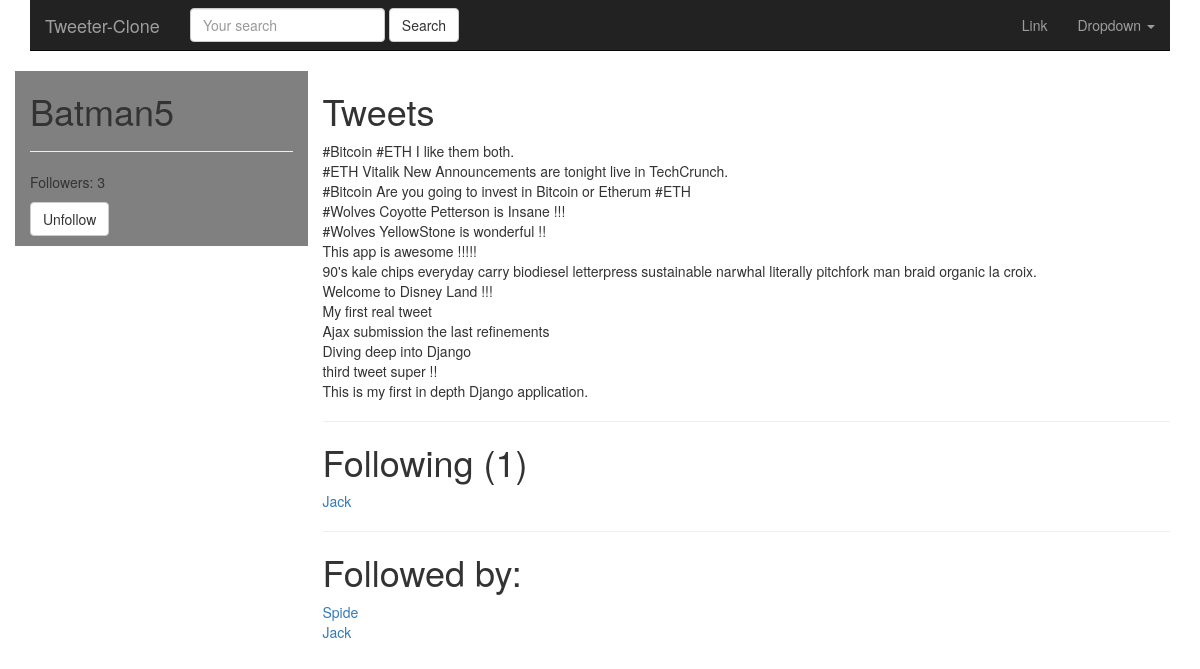
/Batman5/ (signed in), run on the app's committed database.
### tweets/models.py (models this page shows, shortened)
class Tweet(models.Model):
    user        = models.ForeignKey(settings.AUTH_USER_MODEL)
    content     = models.CharField(max_length=255, validators=[validate_content])
    updated     = models.DateTimeField(auto_now=True)
    timestamp   = models.DateTimeField(auto_now_add=True)
    def __str__(self):
        return self.content
    class Meta:
        ordering = ['-timestamp']

### accounts/models.py (models this page shows, shortened)
class UserProfile(models.Model):
    user        = models.OneToOneField(settings.AUTH_USER_MODEL,
                                        related_name='profile')
    following   = models.ManyToManyField(settings.AUTH_USER_MODEL,
                                        blank=True,
                                        related_name='followed_by')
    objects = UserProfileManager()  # UserProfile.objects.all()
    def get_following(self):
        users = self.following.all()
        return users.exclude(username=self.user.username)
    def get_follow_url(self):
        return reverse_lazy('profiles:follow', kwargs={'username':self.user.username})

### accounts/views.py (the view)
# urls.py: url(r'^(?P<username>[\w.@+-]+)/$', UserDetailView.as_view(), name='detail'),
class UserDetailView(DetailView):
    template_name = 'accounts/user_detail.html'
    queryset = User.objects.all()
    def get_object(self):
        return get_object_or_404(
                                User,
                                username__iexact=self.kwargs.get('username')
                                )
    def get_context_data(self, *args, **kwargs):
        context = super(UserDetailView, self).get_context_data(*args, **kwargs)
        following = UserProfile.objects.is_following(self.request.user, self.get_object())
        context['following'] = following
        return context

### accounts/models.py (called while the page is built)
    def all(self):
        qs = self.get_queryset().all()
        try:
            if self.instance:
                qs = qs.exclude(user=self.instance)
        except:
            pass
        return qs

    def is_following(self, user, followed_by_user):
        user_profile, created = UserProfile.objects.get_or_create(user=user)
        if created:
            return False
        if followed_by_user in user_profile.following.all():
            return True
        return False

### accounts/templates/accounts/user_detail.html (shortened to what this page needs)
{% extends "base.html" %}
{% block content %}
<div class='row'>
    <div class='col-sm-3 col-xs-12' style='background-color:grey;'>
        <h1>{{ object.username }} </h1>
        <hr>
        <p>Followers: {{ object.followed_by.count }}</p>
        <p>
          <a class="btn btn-default" href="{{ object.profile.get_follow_url }}">
            {% if following %}Unfollow{% else %}Follow{% endif %}
          </a>
        </p>
    </div>
    <div class='col-sm-9 col-xs-12'>
         <h1>Tweets</h1>
         {% for tweet in object.tweet_set.all %}
         {{ tweet }}<br/>
         {% endfor %}
         <hr>
         <h1>Following ({{ object.profile.get_following.count }})</h1>
         {% for user in object.profile.get_following %}
         <a href="/{{ user.username }}">{{ user.username }}</a><br/>
         {% empty %}
         <h4>Not following any users</h4>
         {% endfor %}
         <hr>
         <h1>Followed by:</h1>
         {% for profile in object.followed_by.all %}
         <a href="/{{ profile.user.username }}">{{ profile.user.username }}</a><br/>
         {% empty %}
         <h4>Not followed by any users</h4>
         {% endfor %}
    </div>
</div>
{% endblock content %}

### templates/base.html (shortened to what this page needs)
{% load static %}
<html lang="en">
  <head>
    <link href="{% static 'css/bootstrap.min.css' %}" rel="stylesheet">
  </head>
  <body>
    <div class="container">
      {% include 'navbar.html' %}
      {% block content %}{% endblock content %}
    </div>
  </body>
</html>

### templates/navbar.html (shortened to what this page needs)
<nav class="navbar navbar-inverse navbar-static-top">
  <div class="container-fluid">
    <div class="navbar-header">
      <a class="navbar-brand" href="{% url 'home' %}">Tweeter-Clone</a>
    </div>
    {% include "tweets/tweet_search.html" %}
    <div class="collapse navbar-collapse" id="bs-example-navbar-collapse-1">
      <ul class="nav navbar-nav navbar-right">
        <li><a href="#">Link</a></li>
        <li class="dropdown">
          <a href="#" class="dropdown-toggle" data-toggle="dropdown"
          role="button" aria-haspopup="true" aria-expanded="false">Dropdown
          <span class="caret"></span></a>
        </li>
      </ul>
    </div>
  </div>
</nav>

### tweets/templates/tweets/tweet_search.html
<form id='navbar-search-form' class="navbar-form navbar-left" method='GET'
action='{% url "tweets:list" %}'>
        <div class="form-group">
            <input class="form-control" type='text' name='q'
            placeholder='Your search' value='{{ request.GET.q }}'/>
            </div>
        <input class="btn btn-default" type='submit' value='Search'/>
</form>

### data on the page
Tweet: content "#Bitcoin #ETH I like them both."
Tweet: content "#ETH Vitalik New Announcements are tonight live in TechCrunch."
Tweet: content "#Bitcoin Are you going to invest in Bitcoin or Etherum #ETH"
Tweet: content "#Wolves Coyotte Petterson is Insane !!!"
Tweet: content "#Wolves YellowStone is wonderful !!"
Tweet: content "This app is awesome !!!!!"
Tweet: content "90's kale chips everyday carry biodiesel letterpress sustainable narwhal literally pitchfork man braid organic la croix."
Tweet: content "Welcome to Disney Land !!!"
Tweet: content "My first real tweet"
Tweet: content "Ajax submission the last refinements"
Tweet: content "Diving deep into Django"
Tweet: content "third tweet super !!"
Tweet: content "This is my first in depth Django application."
UserProfile: user.username "Spide"
UserProfile: user.username "Jack"

### other printed values
{{ object.username }} "Batman5"
{{ object.followed_by.count }} "3"
{{ object.profile.get_following.count }} "1"
{{ user.username }} "Jack"
